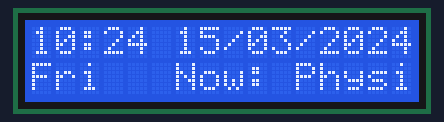
Simulated run of this sketch. Board: Arduino Uno, built with avr-gcc and run on an emulated ATmega328P. On the bench: 16×2 character LCD. The local clock reads 2024-03-15 10:24:30 at power-on unless the sketch sets it.

Above: at 0.2 s.
At 60.2 s:
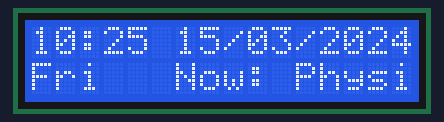
At 120.2 s:
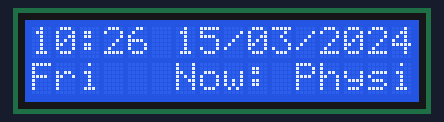

Measured:
- what the display in image 1 shows lasts 60.1 s, from 60.1 s to 120.2 s

The sketch:

ds3231.ino
```cpp
#include <Wire.h>
#include <LiquidCrystal_I2C.h>
#include <RTClib.h>

LiquidCrystal_I2C lcd(0x27, 16, 2);  // Set the LCD address to 0x27 for a 16 chars and 2 line display
RTC_DS3231 rtc;

struct Class {
  int startHour;
  int startMinute;
  int endHour;
  int endMinute;
  String subject;
};

// Define the class schedules for each weekday
Class schedule[5][6] = {
  {
    {9, 0, 11, 0, "PBL3 B2 5th"},  // Monday
    {9, 0, 10, 0, "English"},
    {10, 15, 11, 15, "Chemistry"},
    {11, 30, 12, 30, "Biology"},
    {13, 0, 14, 0, "PE"},
    {14, 15, 15, 15, "History"}
  },
  {
    {2, 0, 3, 0, "PBL2 IOT 4A"},  // Tuesday
    {9, 0, 10, 0, "Math"},
    {10, 15, 11, 15, "Geography"},
    {11, 30, 12, 30, "French"},
    {13, 0, 14, 0, "Art"},
    {14, 15, 15, 15, "Music"}
  },
  // Add Wednesday, Thursday, Friday schedules similarly
  {
    {8, 0, 9, 0, "Math"},  // Wednesday
    {9, 0, 10, 0, "PE"},
    {10, 15, 11, 15, "History"},
    {11, 30, 12, 30, "English"},
    {13, 0, 14, 0, "Biology"},
    {14, 15, 15, 15, "Physics"}
  },
  {
    {8, 0, 9, 0, "Art"},  // Thursday
    {9, 0, 10, 0, "Chemistry"},
    {10, 15, 11, 15, "Math"},
    {11, 30, 12, 30, "PE"},
    {13, 0, 14, 0, "Geography"},
    {14, 15, 15, 15, "French"}
  },
  {
    {8, 0, 9, 0, "Music"},  // Friday
    {9, 0, 10, 0, "Biology"},
    {10, 15, 11, 15, "Physics"},
    {11, 30, 12, 30, "Math"},
    {13, 0, 14, 0, "English"},
    {14, 15, 15, 15, "History"}
  }
};

void setup() {
  lcd.init();
  lcd.backlight();
  Serial.begin(9600);

  if (!rtc.begin()) {
    lcd.print("RTC not found!");
    while (1);  // Stop execution if RTC is not found
  }

  if (rtc.lostPower()) {
    lcd.print("RTC reset, set time!");
    rtc.adjust(DateTime(F(__DATE__), F(__TIME__)));  // Corrected time setting
  }
}

void loop() {
  DateTime now = rtc.now();
  int dayOfWeek = now.dayOfTheWeek();  // 0 = Sunday, 6 = Saturday

  lcd.clear();
  lcd.setCursor(0, 0);

  printDigits(now.hour());
  lcd.print(":");
  printDigits(now.minute());
  lcd.print(" ");

  lcd.setCursor(6, 0);
  printDigits(now.day());
  lcd.print("/");
  printDigits(now.month());
  lcd.print("/");
  lcd.print(now.year());

  lcd.setCursor(0, 1);
  if(dayOfWeek==0){
    lcd.print("Sun");
  }

  else if(dayOfWeek==1){
    lcd.print("Mon");
  }

  else if(dayOfWeek==2){
    lcd.print("Tue");
  }

  else if(dayOfWeek==3){
    lcd.print("Wed");
  }

  else if(dayOfWeek==4){
    lcd.print("Thu");
  }

  else if(dayOfWeek==5){
    lcd.print("Fri");
  }
  else if(dayOfWeek==6){
    lcd.print("Sat");
  }

  lcd.setCursor(6, 1);

  if (dayOfWeek > 0 && dayOfWeek < 6) {  // Check if it's a weekday (Mon-Fri)
    lcd.print("Now: ");
    lcd.print(currentClass(dayOfWeek - 1, now.hour(), now.minute()));
  } else {
    lcd.print("No classes today");
  }

  delay(60000);  // Update the display every 2 seconds
}

void printDigits(int digits) {
  // Utility function for digital clock display: prints preceding colon and leading 0
  if (digits < 10)
    lcd.print('0');
  lcd.print(digits);
}

String currentClass(int dayIndex, int hour, int minute) {
  for (Class cls : schedule[dayIndex]) {
    if ((hour > cls.startHour || (hour == cls.startHour && minute >= cls.startMinute)) &&
        (hour < cls.endHour || (hour == cls.endHour && minute < cls.endMinute))) {
      return cls.subject;
    }
  }
  return "Free";
}
```
